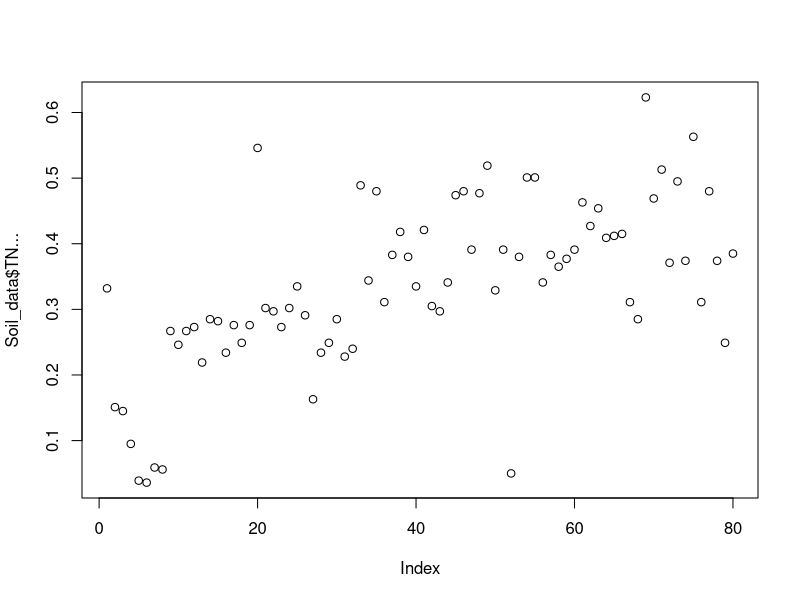
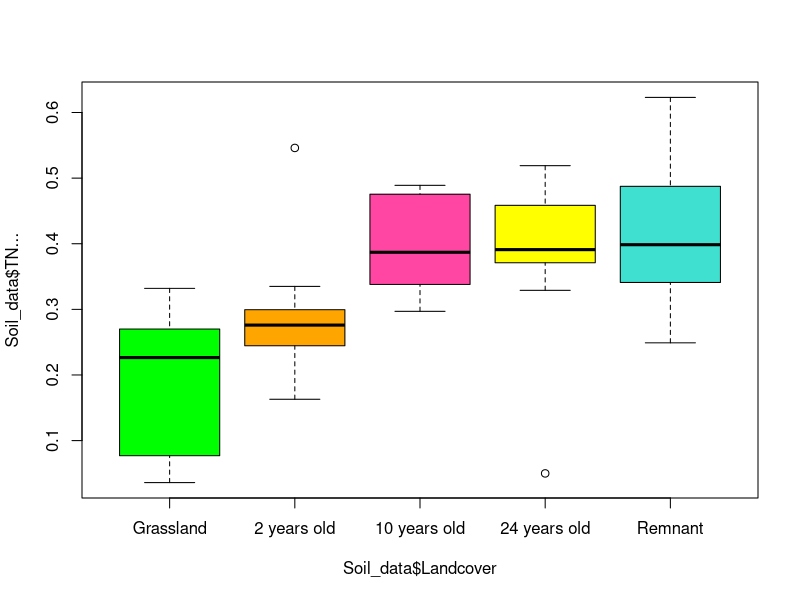

The R source for these figures, in order: (Note: this script raises an error after producing the figures.)
#### Soil N ####
Soil_data<-read.table("Soil_data.csv",h=T, sep=",")
# Check
Soil_data
# Transform into factor
Soil_data$Landcover<- factor(Soil_data$Landcover, levels = c("Grassland","2 years old", "10 years old", "24 years old", "Remnant"))
Soil_data$Hill_side<-as.factor(Soil_data$Hill_side)
# Check
summary(Soil_data)
# Plot to visualise
plot(Soil_data$TN...)
colori<-c("green","orange","#ff46a2", "yellow","turquoise")
names(colori)<-levels(Soil_data$Landcover)
plot(Soil_data$TN...~Soil_data$Landcover,col=colori)
# Check the data variance
leveneTest(Soil_data$TN...,Soil_data$Landcover)
# In my case the data are homogeneous
# Check the data distribution
hist(Soil_data$TN...)
# Pretty normal
# Construction of the model
TN_model<-lmer(Soil_data$TN...~Soil_data$Landcover+(1|Soil_data$Hill_side))
# Plots of models' residuals
plot(TN_model)
# Summary
summary(TN_model)
# Post hoc comparisons
emms<-emmeans(TN_model, pairwise ~ Landcover)
# See the results
emms
# TN stock is highly correlated with landcover type, since they change according to the classical clusters of the early stages and later ones
#check residuals
TNresiduals_model<-residuals(TN_model)
plot(TNresiduals_model)
qqnorm(TNresiduals_model)
qqline(TNresiduals_model)
# In my case the residuals are ok, not clear patterns
# Additional evaluation
kruskal.test(Biomass$TN...~Biomass$Landcovertype)

#### CN Ratio ####
Soil_data<-read.table("Soil_data.csv",h=T, sep=",")
# Check
Soil_data
# Transform into factor
Soil_data$Landcover<- factor(Soil_data$Landcover, levels = c("Grassland","2 years old", "10 years old", "24 years old", "Remnant"))
Soil_data$Hill_side<-as.factor(Soil_data$Hill_side)
# Check
summary(Soil_data)
# Plot to visualise
plot(Soil_data$C_N_Ratio)
colori<-c("green","orange","#ff46a2", "yellow","turquoise")
names(colori)<-levels(Soil_data$Landcover)
plot(Soil_data$TN...~Soil_data$Landcover,col=colori)
# Check the data variance
leveneTest(Soil_data$C_N_Ratio,Soil_data$Landcover)
# In my case the data are homogeneous
# Check the data distribution
hist(Soil_data$C_N_Ratio)
# Pretty normal
# Construction of the model
CN_model<-lmer(Soil_data$C_N_Ratio~Soil_data$Landcover+(1|Soil_data$Hill_side))
# Plots of models' residuals
plot(CN_model)
# Summary
summary(CN_model)
# Post hoc comparisons
emms<-emmeans(CN_model, pairwise ~ Landcover)
# See the results
emms
#check residuals
CNresiduals_model<-residuals(CN_model)
plot(CNresiduals_model)
qqnorm(CNresiduals_model)
qqline(CNresiduals_model)
# In my case the residuals are ok, not clear patterns

#### Soil P ####
Soil_data<-read.table("Soil_data.csv",h=T, sep=",")
# Check
Soil_data
# Transform into factor
Soil_data$Landcover<- factor(Soil_data$Landcover, levels = c("Grassland","2 years old", "10 years old", "24 years old", "Remnant"))
Soil_data$Hill_side<-as.factor(Soil_data$Hill_side)
# Check
summary(Soil_data)
# Plot to visualise
plot(Soil_data$AP.mg_kg.)
colori<-c("green","orange","#ff46a2", "yellow","turquoise")
names(colori)<-levels(Soil_data$Landcover)
plot(Soil_data$AP.mg_kg.~Soil_data$Landcover,col=colori)
# Check the data variance
leveneTest(Soil_data$AP.mg_kg.,Soil_data$Landcover)
# In my case the data are homogeneous
# Check the data distribution
hist(Soil_data$AP.mg_kg.)
# A little positively skewed, thus:
hist(log(Soil_data$AP.mg_kg.))
# Construction of the model
AP_model<-lmer(log(Soil_data$AP.mg_kg.)~Soil_data$Landcover+(1|Soil_data$Hill_side))
AP_model
# Plots of models' residuals
plot(AP_model)
# Summary
summary(AP_model)
# Post hoc comparisons
emms<-emmeans(AP_model, pairwise ~ Landcover)
# See the results
emms
# Back-transform the results
emms_backtransformed <- regrid(emms, transform = T,predict.type)
# View the back-transformed EMMs and pairwise comparisons
emms_backtransformed
#check residuals
APresiduals_model<-residuals(AP_model)
plot(APresiduals_model)
qqnorm(APresiduals_model)
qqline(APresiduals_model)
# Residuals are ok, not clear patterns

#### Soil Organic Carbon Stock analyses ####
# Load the data
Soil_data<-read.table("Soil_data.csv",h=T, sep=",")
# Check
Soil_data
# Remove outlier
Soil_data <- Soil_data[Soil_data$Sample_ID != "R3SC", ]
# Transform into factor
Soil_data$Landcover<- factor(Soil_data$Landcover, levels = c("Grassland","2 years old", "10 years old", "24 years old", "Remnant"))
Soil_data$Hill_side<-as.factor(Soil_data$Hill_side)
# Check
summary(Soil_data)
# Plot to visualise
plot(Soil_data$SOCStock.tC_ha.)
colori<-c("green","orange","#ff46a2", "yellow","turquoise")
names(colori)<-levels(Soil_data$Landcover)
plot(Soil_data$SOCStock.tC_ha.~Soil_data$Landcover,col=colori)
# Check the data variance
leveneTest(Soil_data$SOCStock.tC_ha.,Soil_data$Landcover)
# In my case the data are homogeneous
# Check the data distribution
hist(Soil_data$SOCStock.tC_ha.)
# In my case data are just slighty positively skewed
# I fit a lmm which considers REML and dependence with the random factor
# If I use the lab pH the results are weird, if I use the same models but the field pH the results respects the plot of the SOC.
# To explore other models combination
# Model
SOC_model<-lmer(Soil_data$SOCStock.tC_ha.~Soil_data$Landcover+Soil_data$AP.mg_kg.+Soil_data$pH_field+Soil_data$C_N_Ratio+(1|Soil_data$Hill_side))
# Plots of models' residuals
plot(SOC_model)
# Summary
summary(SOC_model)
# C:N is not significant, thus I drop this parameter
SOC_model2<-lmer(Soil_data$SOCStock.tC_ha.~Soil_data$Landcover+Soil_data$AP.mg_kg.+Soil_data$pH_field+(1|Soil_data$Hill_side))
# Plots of models' residuals
plot(SOC_model2)
# Summary
summary(SOC_model2)
# Post hoc comparisons
emmeans(SOC_model2, pairwise ~ Landcover)
# Comparison between models
AIC(SOC_model,SOC_model2)
anova(SOC_model,SOC_model2)
logLik(SOC_model)
logLik(SOC_model2)
#check residuals of model2, which is the best between the 2
SOCresiduals_model<-residuals(SOC_model2)
plot(SOCresiduals_model)
qqnorm(SOCresiduals_model)
qqline(SOCresiduals_model)
# In my case the residuals are ok, not clear patterns
# To implement pairwise comparisons
emms<-emmeans(SOC_model2, pairwise ~ Landcover)
# See the results
emms

# Soil Organic Carbon analysis with spatial models
Soil_data<-read.table("Soil_data.csv",h=T, sep=",")
# Check
Soil_data
# Remove the outlier R3SC
Soil_data <- Soil_data[Soil_data$Sample_ID != "R3SC", ]
# Transform into factor
Soil_data$Landcover<- factor(Soil_data$Landcover, levels = c("Grassland","2 years old", "10 years old", "24 years old", "Remnant"))
Soil_data$Hill_side<-as.factor(Soil_data$Hill_side)
# Check
summary(Soil_data)
# Exploration of the basic model
data.spatialCor.gls <- gls(SOCStock.tC_ha. ~ Landcover+AP.mg_kg.+pH_field+C_N_Ratio, data=Soil_data,
                           method = "REML")
plot(data.spatialCor.gls)
# Convert data to a spatial points data frame (SPDF). This is also the format required to implement the models
coordinates(Soil_data) <- ~Long_ID + Lat_ID
# Check
Soil_data
# Implementation of variogram to understand the type of correlation
exp_variogram <- variogram(Soil_data$SOCStock.tC_ha. ~ 1, Soil_data)
plot(exp_variogram)
# Extract distance and gamma values
exp_variogram_data <- data.frame(distance = exp_variogram$dist, gamma = exp_variogram$gamma)
# Visualise
ggplot(exp_variogram_data, aes(x = distance, y = gamma)) +
  geom_point() +
  geom_line() +
  labs(x = "Lag (h)", y = "Semivariance") +
  theme_minimal()
# The gaussian structure seems to be the one that fits the best these points
# Implementation of the models considering the spatial correlation and the different structures of the variograms
# Other models with different correlation structure to verify the selection of the one with the lowest AIC
data.spatialCor.glsGaus <- gls(SOCStock.tC_ha. ~ Landcover+AP.mg_kg.+pH_field+C_N_Ratio,  data = Soil_data,
                               correlation = corGaus(form = ~Long_ID + Lat_ID, nugget = TRUE),
                               method = "REML")
data.spatialCor.glsExp <- gls(SOCStock.tC_ha. ~ Landcover+AP.mg_kg.+pH_field+C_N_Ratio, data=Soil_data,
                              correlation = corExp(form = ~Long_ID + Lat_ID, nugget = TRUE),
                              method = "REML")
data.spatialCor.glsLin <- gls(SOCStock.tC_ha. ~ Landcover+AP.mg_kg.+pH_field+C_N_Ratio, data=Soil_data,
                              correlation = corLin(form = ~Long_ID + Lat_ID, nugget = TRUE),
                              method = "REML")
data.spatialCor.glsRatio <- gls(SOCStock.tC_ha. ~ Landcover+AP.mg_kg.+pH_field+C_N_Ratio, data=Soil_data,
                                correlation = corRatio(form = ~Long_ID + Lat_ID, nugget = TRUE),
                                method = "REML")
data.spatialCor.glsSpher <- gls(SOCStock.tC_ha. ~ Landcover+AP.mg_kg.+pH_field+C_N_Ratio, data=Soil_data,
                                correlation = corSpher(form = ~Long_ID + Lat_ID, nugget = TRUE),
                                method = "REML")
# Evaluation through AIC
AIC(data.spatialCor.gls, data.spatialCor.glsExp, data.spatialCor.glsLin, data.spatialCor.glsGaus,
    data.spatialCor.glsRatio,data.spatialCor.glsSpher)
anova(data.spatialCor.gls, data.spatialCor.glsExp)
# Evaluate loglikelihood
logLik(data.spatialCor.gls)
logLik(data.spatialCor.glsExp)
logLik(data.spatialCor.glsLin)
logLik(data.spatialCor.glsGaus)
logLik(data.spatialCor.glsRatio)
logLik(data.spatialCor.glsSpher)

# Models without C:N, since not significant
# Exploration of the basic model assuming no correlation
data.spatialCor.gls <- gls(SOCStock.tC_ha. ~ Landcover+AP.mg_kg.+pH_field, data=Soil_data,
                           method = "REML")
# Other models with different correlation structure to verify the selection of the one with the lowest AIC
data.spatialCor.glsGaus <- gls(SOCStock.tC_ha. ~  Landcover+AP.mg_kg.+pH_field,  data = Soil_data,
                               correlation = corGaus(form = ~Long_ID + Lat_ID, nugget = TRUE),
                               method = "REML")
data.spatialCor.glsExp <- gls(SOCStock.tC_ha. ~  Landcover+AP.mg_kg.+pH_field, data=Soil_data,
                              correlation = corExp(form = ~Long_ID + Lat_ID, nugget = TRUE),
                              method = "REML")
data.spatialCor.glsLin <- gls(SOCStock.tC_ha. ~  Landcover+AP.mg_kg.+pH_field, data=Soil_data,
                              correlation = corLin(form = ~Long_ID + Lat_ID, nugget = TRUE),
                              method = "REML")
data.spatialCor.glsRatio <- gls(SOCStock.tC_ha. ~  Landcover+AP.mg_kg.+pH_field, data=Soil_data,
                                correlation = corRatio(form = ~Long_ID + Lat_ID, nugget = TRUE),
                                method = "REML")
data.spatialCor.glsSpher <- gls(SOCStock.tC_ha. ~  Landcover+AP.mg_kg.+pH_field, data=Soil_data,
                                correlation = corSpher(form = ~Long_ID + Lat_ID, nugget = TRUE),
                                method = "REML")
# Evaluation through AIC
AIC(data.spatialCor.gls, data.spatialCor.glsExp, data.spatialCor.glsLin, data.spatialCor.glsGaus,
    data.spatialCor.glsRatio,data.spatialCor.glsSpher)
# Evaluate loglikelihood
logLik(data.spatialCor.gls)
logLik(data.spatialCor.glsExp)
logLik(data.spatialCor.glsLin)
logLik(data.spatialCor.glsGaus)
logLik(data.spatialCor.glsRatio)
logLik(data.spatialCor.glsSpher)
# The best fit is from the model that consider a spherical structural correlation. 
# Run the model
data.spatialCor.glsSpher
# See better the results
summary(data.spatialCor.glsSpher)
#check residuals
residuals_model<-residuals(data.spatialCor.glsSpher)
plot(residuals_model)
qqnorm(residuals_model)
qqline(residuals_model)
# Normal, no patterns visible
# Post hoc comparisons (note that the comparison consider average pH which is 5.75)
emmsSpherSOC<-emmeans(data.spatialCor.glsSpher, pairwise ~ Landcover, mode="df.error")
# See the results
emmsSpherSOC

#### SOC Plots ####
# Load the dataset without converting it into spatial one
Soil_data<-read.table("Soil_data.csv",h=T, sep=",")
# Order the factor
Soil_data$Landcover<- factor(Soil_data$Landcover, levels = c("Grassland","2 years old", "10 years old", "24 years old", "Remnant"))
# Retrieve Tukey HSD results to see the significance and write the letters for the significance above the box plots
emmsSpherSOC
# Write a vector with them
Letters<- c("A","A","AB","B","AB")
# Create a dataframe with them
BoxplotLetters <- data.frame(Landcover = unique(Soil_data$Landcover), Letters = Letters)
# Check
BoxplotLetters
# Merge the data frames
Soil_data <- merge(Soil_data, BoxplotLetters, by = "Landcover")
# Calculate label y-positions above the boxplots
# Find the upper whisker for each boxplot
upper_whiskers <- aggregate(SOCStock.tC_ha. ~ Landcover, data = Soil_data, FUN = function(x) boxplot.stats(x)$stats[5])
Soil_data <- merge(Soil_data, upper_whiskers, by = "Landcover", suffixes = c("", "_upper"))
#Calculate the position for the letters
Soil_data$label_y <- Soil_data$SOCStock.tC_ha._upper + 5
# Plot with default colors reported explicitly to be sure to match the colors in Aboveground plot (not reporting them brings the same result)
colori<-c("#F8766D","#A3A500","#00BF7D","#00B0F6","#E76BF3")
names(colori)<-levels(Soil_data$Landcover)
ggplot(Soil_data, aes(x = Landcover, y = SOCStock.tC_ha.)) +
  geom_boxplot(aes(fill = Landcover)) +
  geom_point(aes(fill = Landcover), cex = 2, alpha = 0.5, colour = "black", pch = 21, stroke = 1) +
  geom_text(aes(y = label_y, label = Letters), size = 5) +  # Use merged data, correct y, and Letters column
  labs(x = "Landcover", y = "SOC (t/ha)") +
  theme_classic()+
  theme(axis.title.y = element_text(size=16))

# Plot to visualise without the outlier (if not already removed before)
# Load the dataset without converting it into spatial one
Soil_data<-read.table("Soil_data.csv",h=T, sep=",")
# Remove the outlier R3SC
Soil_data <- Soil_data[Soil_data$Sample_ID != "R3SC", ]
# Order the factor
Soil_data$Landcover<- factor(Soil_data$Landcover, levels = c("Grassland","2 years old", "10 years old", "24 years old", "Remnant"))
# Retrieve Tukey HSD results to see the significance and write the letters for the significance above the box plots
emmsSpherSOC
# Write a vector with them
Letters<- c("A","A","AB","B","AB")
# Create a dataframe with them
BoxplotLetters <- data.frame(Landcover = unique(Soil_data$Landcover), Letters = Letters)
# Check
BoxplotLetters
# Merge the data frames
Soil_data <- merge(Soil_data, BoxplotLetters, by = "Landcover")
# Calculate label y-positions above the boxplots
# Find the upper whisker for each boxplot
upper_whiskers <- aggregate(SOCStock.tC_ha. ~ Landcover, data = Soil_data, FUN = function(x) boxplot.stats(x)$stats[5])
Soil_data <- merge(Soil_data, upper_whiskers, by = "Landcover", suffixes = c("", "_upper"))
#Calculate the position for the letters
Soil_data$label_y <- Soil_data$SOCStock.tC_ha._upper + 5
# Plot with default colors reported explicitly to be sure to match the colors in Aboveground plot
colori<-c("#F8766D","#A3A500","#00BF7D","#00B0F6","#E76BF3")
names(colori)<-levels(Soil_data$Landcover)
ggplot(Soil_data, aes(x = Landcover, y = SOCStock.tC_ha.)) +
  geom_boxplot(aes(fill = Landcover)) +
  geom_point(aes(fill = Landcover), cex = 2, alpha = 0.5, colour = "black", pch = 21, stroke = 1) +
  geom_text(aes(y = label_y, label = Letters), size = 5) +  # Use merged data, correct y, and Letters column
  labs(x = "Landcover", y = "SOC (t/ha)") +
  theme_classic()+
  scale_fill_manual(values = colori) +
  theme(axis.title.y = element_text(size=16))
